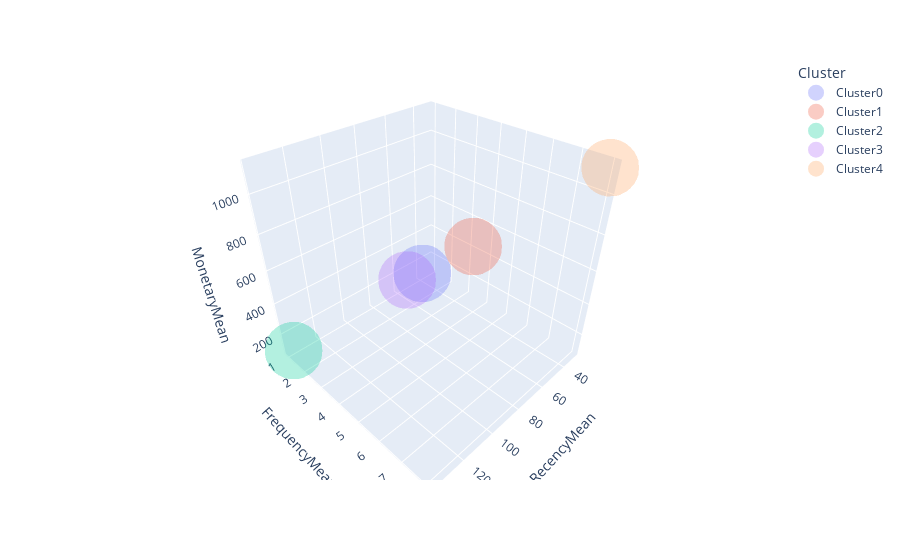

Here is the notebook cell this chart was saved with:
### Code cell
fig = px.scatter_3d(rfm_agg2 , x= 'RecencyMean',y = 'FrequencyMean',
   z = 'MonetaryMean', color ='Cluster', opacity = 0.3)
fig.update_traces(marker = dict(size = 20),
     selector = dict(mode = 'markers'))

fig.show()

### Figure 1 — Plotly figure (JSON) as saved in the notebook; plotly's stock layout.template omitted (floating-point values rounded to 4 significant figures)
{"data": [{"hovertemplate": "Cluster=Cluster0<br>RecencyMean=%{x}<br>FrequencyMean=%{y}<br>MonetaryMean=%{z}<extra></extra>", "legendgroup": "Cluster0", "marker": {"color": "#636efa", "opacity": 0.3, "size": 20, "symbol": "circle"}, "mode": "markers", "name": "Cluster0", "scene": "scene", "showlegend": true, "type": "scatter3d", "x": [39], "y": [1], "z": [112]}, {"hovertemplate": "Cluster=Cluster1<br>RecencyMean=%{x}<br>FrequencyMean=%{y}<br>MonetaryMean=%{z}<extra></extra>", "legendgroup": "Cluster1", "marker": {"color": "#EF553B", "opacity": 0.3, "size": 20, "symbol": "circle"}, "mode": "markers", "name": "Cluster1", "scene": "scene", "showlegend": true, "type": "scatter3d", "x": [44], "y": [4], "z": [536]}, {"hovertemplate": "Cluster=Cluster2<br>RecencyMean=%{x}<br>FrequencyMean=%{y}<br>MonetaryMean=%{z}<extra></extra>", "legendgroup": "Cluster2", "marker": {"color": "#00cc96", "opacity": 0.3, "size": 20, "symbol": "circle"}, "mode": "markers", "name": "Cluster2", "scene": "scene", "showlegend": true, "type": "scatter3d", "x": [137], "y": [1], "z": [90]}, {"hovertemplate": "Cluster=Cluster3<br>RecencyMean=%{x}<br>FrequencyMean=%{y}<br>MonetaryMean=%{z}<extra></extra>", "legendgroup": "Cluster3", "marker": {"color": "#ab63fa", "opacity": 0.3, "size": 20, "symbol": "circle"}, "mode": "markers", "name": "Cluster3", "scene": "scene", "showlegend": true, "type": "scatter3d", "x": [66], "y": [2], "z": [273]}, {"hovertemplate": "Cluster=Cluster4<br>RecencyMean=%{x}<br>FrequencyMean=%{y}<br>MonetaryMean=%{z}<extra></extra>", "legendgroup": "Cluster4", "marker": {"color": "#FFA15A", "opacity": 0.3, "size": 20, "symbol": "circle"}, "mode": "markers", "name": "Cluster4", "scene": "scene", "showlegend": true, "type": "scatter3d", "x": [30], "y": [8], "z": [1125]}], "layout": {"legend": {"title": {"text": "Cluster"}, "tracegroupgap": 0}, "margin": {"t": 60}, "scene": {"domain": {"x": [0, 1], "y": [0, 1]}, "xaxis": {"title": {"text": "RecencyMean"}}, "yaxis": {"title": {"text": "FrequencyMean"}}, "zaxis": {"title": {"text": "MonetaryMean"}}}}}
